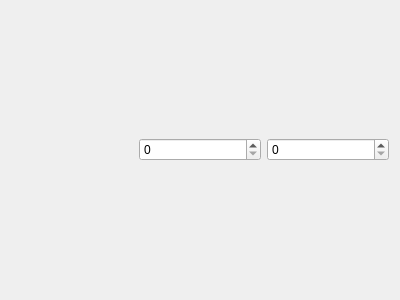
<?xml version="1.0" encoding="UTF-8"?>
<ui version="4.0">
 <class>Form</class>
 <widget class="QWidget" name="Form">
  <property name="geometry">
   <rect>
    <x>0</x>
    <y>0</y>
    <width>400</width>
    <height>300</height>
   </rect>
  </property>
  <property name="windowTitle">
   <string>Form</string>
  </property>
  <layout class="QHBoxLayout" name="horizontalLayout">
   <item>
    <widget class="QLabel" name="dimInd">
     <property name="text">
      <string>&lt;INDEX&gt;</string>
     </property>
     <property name="alignment">
      <set>Qt::AlignRight|Qt::AlignTrailing|Qt::AlignVCenter</set>
     </property>
    </widget>
   </item>
   <item>
    <widget class="QSpinBox" name="dimSize"/>
   </item>
   <item>
    <widget class="QSpinBox" name="curInd"/>
   </item>
  </layout>
 </widget>
 <resources/>
 <connections/>
</ui>
